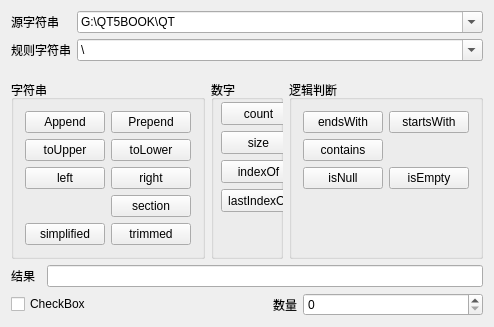
<?xml version="1.0" encoding="UTF-8"?>
<ui version="4.0">
 <class>Widget</class>
 <widget class="QWidget" name="Widget">
  <property name="geometry">
   <rect>
    <x>0</x>
    <y>0</y>
    <width>494</width>
    <height>327</height>
   </rect>
  </property>
  <property name="windowTitle">
   <string>Widget</string>
  </property>
  <layout class="QGridLayout" name="gridLayout">
   <item row="0" column="0">
    <layout class="QFormLayout" name="formLayout_4">
     <item row="0" column="0">
      <widget class="QLabel" name="label">
       <property name="text">
        <string>源字符串</string>
       </property>
      </widget>
     </item>
     <item row="0" column="1">
      <widget class="QComboBox" name="comboBox">
       <property name="editable">
        <bool>true</bool>
       </property>
       <item>
        <property name="text">
         <string>G:\QT5BOOK\QT</string>
        </property>
       </item>
      </widget>
     </item>
     <item row="1" column="0">
      <widget class="QLabel" name="label_2">
       <property name="text">
        <string>规则字符串</string>
       </property>
      </widget>
     </item>
     <item row="1" column="1">
      <widget class="QComboBox" name="comboBox_2">
       <property name="editable">
        <bool>true</bool>
       </property>
       <property name="currentText">
        <string>\</string>
       </property>
       <property name="frame">
        <bool>true</bool>
       </property>
       <item>
        <property name="text">
         <string>\</string>
        </property>
       </item>
      </widget>
     </item>
    </layout>
   </item>
   <item row="1" column="0">
    <layout class="QHBoxLayout" name="horizontalLayout">
     <item>
      <widget class="QGroupBox" name="groupBox_3">
       <property name="title">
        <string>字符串</string>
       </property>
       <layout class="QFormLayout" name="formLayout">
        <item row="0" column="0">
         <widget class="QPushButton" name="pushButton">
          <property name="text">
           <string>Append</string>
          </property>
         </widget>
        </item>
        <item row="0" column="1">
         <widget class="QPushButton" name="pushButton_5">
          <property name="text">
           <string>Prepend</string>
          </property>
         </widget>
        </item>
        <item row="1" column="0">
         <widget class="QPushButton" name="pushButton_2">
          <property name="text">
           <string>toUpper</string>
          </property>
         </widget>
        </item>
        <item row="1" column="1">
         <widget class="QPushButton" name="pushButton_6">
          <property name="text">
           <string>toLower</string>
          </property>
         </widget>
        </item>
        <item row="2" column="0">
         <widget class="QPushButton" name="pushButton_3">
          <property name="text">
           <string>left</string>
          </property>
         </widget>
        </item>
        <item row="2" column="1">
         <widget class="QPushButton" name="pushButton_4">
          <property name="text">
           <string>right</string>
          </property>
         </widget>
        </item>
        <item row="3" column="1">
         <widget class="QPushButton" name="pushButton_8">
          <property name="text">
           <string>section</string>
          </property>
         </widget>
        </item>
        <item row="4" column="0">
         <widget class="QPushButton" name="pushButton_7">
          <property name="text">
           <string>simplified</string>
          </property>
         </widget>
        </item>
        <item row="4" column="1">
         <widget class="QPushButton" name="pushButton_9">
          <property name="text">
           <string>trimmed</string>
          </property>
         </widget>
        </item>
       </layout>
      </widget>
     </item>
     <item>
      <widget class="QGroupBox" name="groupBox_2">
       <property name="title">
        <string>数字</string>
       </property>
       <widget class="QPushButton" name="pushButton_13">
        <property name="geometry">
         <rect>
          <x>10</x>
          <y>51</y>
          <width>75</width>
          <height>23</height>
         </rect>
        </property>
        <property name="text">
         <string>size</string>
        </property>
       </widget>
       <widget class="QPushButton" name="pushButton_12">
        <property name="geometry">
         <rect>
          <x>10</x>
          <y>80</y>
          <width>75</width>
          <height>23</height>
         </rect>
        </property>
        <property name="text">
         <string>indexOf</string>
        </property>
       </widget>
       <widget class="QPushButton" name="pushButton_10">
        <property name="geometry">
         <rect>
          <x>10</x>
          <y>109</y>
          <width>75</width>
          <height>23</height>
         </rect>
        </property>
        <property name="text">
         <string>lastIndexOf</string>
        </property>
       </widget>
       <widget class="QPushButton" name="pushButton_11">
        <property name="geometry">
         <rect>
          <x>10</x>
          <y>22</y>
          <width>75</width>
          <height>23</height>
         </rect>
        </property>
        <property name="text">
         <string>count</string>
        </property>
       </widget>
      </widget>
     </item>
     <item>
      <widget class="QGroupBox" name="groupBox">
       <property name="title">
        <string>逻辑判断</string>
       </property>
       <layout class="QFormLayout" name="formLayout_3">
        <item row="0" column="0">
         <widget class="QPushButton" name="pushButton_16">
          <property name="text">
           <string>endsWith</string>
          </property>
         </widget>
        </item>
        <item row="0" column="1">
         <widget class="QPushButton" name="pushButton_18">
          <property name="text">
           <string>startsWith</string>
          </property>
         </widget>
        </item>
        <item row="1" column="0">
         <widget class="QPushButton" name="pushButton_14">
          <property name="text">
           <string>contains</string>
          </property>
         </widget>
        </item>
        <item row="2" column="0">
         <widget class="QPushButton" name="pushButton_15">
          <property name="text">
           <string>isNull</string>
          </property>
         </widget>
        </item>
        <item row="2" column="1">
         <widget class="QPushButton" name="pushButton_17">
          <property name="text">
           <string>isEmpty</string>
          </property>
         </widget>
        </item>
       </layout>
      </widget>
     </item>
    </layout>
   </item>
   <item row="2" column="0">
    <layout class="QHBoxLayout" name="horizontalLayout_2">
     <item>
      <widget class="QLabel" name="label_6">
       <property name="minimumSize">
        <size>
         <width>30</width>
         <height>0</height>
        </size>
       </property>
       <property name="maximumSize">
        <size>
         <width>50</width>
         <height>16777215</height>
        </size>
       </property>
       <property name="lineWidth">
        <number>1</number>
       </property>
       <property name="text">
        <string>结果</string>
       </property>
       <property name="alignment">
        <set>Qt::AlignLeading|Qt::AlignLeft|Qt::AlignVCenter</set>
       </property>
       <property name="wordWrap">
        <bool>false</bool>
       </property>
       <property name="margin">
        <number>0</number>
       </property>
      </widget>
     </item>
     <item>
      <widget class="QLineEdit" name="lineEdit"/>
     </item>
    </layout>
   </item>
   <item row="3" column="0">
    <layout class="QHBoxLayout" name="horizontalLayout_3">
     <item>
      <widget class="QCheckBox" name="checkBox">
       <property name="text">
        <string>CheckBox</string>
       </property>
      </widget>
     </item>
     <item>
      <widget class="QLabel" name="label_7">
       <property name="maximumSize">
        <size>
         <width>100</width>
         <height>16777215</height>
        </size>
       </property>
       <property name="text">
        <string>数量</string>
       </property>
       <property name="alignment">
        <set>Qt::AlignRight|Qt::AlignTrailing|Qt::AlignVCenter</set>
       </property>
      </widget>
     </item>
     <item>
      <widget class="QSpinBox" name="spinBox"/>
     </item>
    </layout>
   </item>
  </layout>
 </widget>
 <layoutdefault spacing="6" margin="11"/>
 <resources/>
 <connections/>
</ui>
